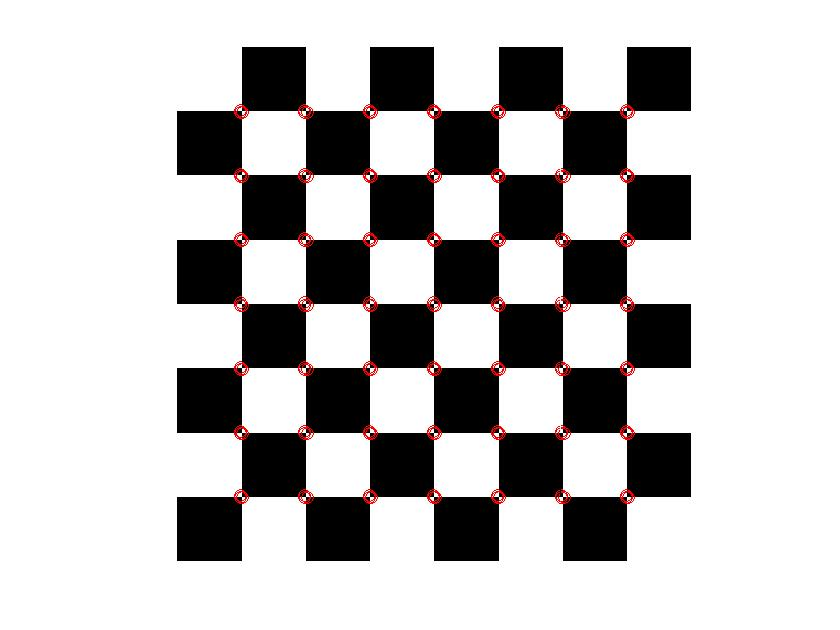
%> input picture lab7/checkboardresult.jpg, 840 x 630 px, given in place of checkboard.png, which was not available
$ octave Lab7.m   (GNU Octave 9; MATLAB toolbox functions it lacks are replaced by stand-ins)
%> lines starting %> are read from the running program, lines starting %| are printed output that depends on the picture; pictures that were not available may be replaced by others from this repository, and a replacement may not be noted
### lab7/Harris_corner_dectector.m
function [corner_x, corner_y] = Harris_corner_dectector(I, sigma1, sigma2, alpha, R_threshold)
%> called with sigma1 = 1, sigma2 = 2, alpha = 0.04, R_threshold = 5e-05


    hsize1 = 1 + (2 * ceil(sigma1 * 2));
    hsize2 = 1 + (2 * ceil(sigma2 * 2));

    %derivatives
    %x has 1 row 3 columns and y vice versa
    Dx = [1, 0, -1];
    Dy = [1; 0; -1];


    %gaussian kernerls
    gaussiankernel1 = fspecial('gaussian', hsize1, sigma1);
    gaussiankernel2 = fspecial('gaussian', hsize2, sigma2);

    filter = imfilter(I,gaussiankernel1 );
    figure, imshow(filter);
    imwrite(filter, "checkboardgaussian.jpg");

    %computing x-gradient and y-gradient through derivative of Gaussian
    Ix = imfilter(I, Dx, 'replicate');
    Ix = imfilter(Ix, gaussiankernel1, 'replicate');
    Iy = imfilter(I, Dy, 'replicate');
    Iy = imfilter(Iy, gaussiankernel1, 'replicate');

    figure, imshow(Ix +0.5);
        imwrite(Ix, 'checkboardIx.jpg');
    figure, imshow(Iy +0.5);
    imwrite(Ix, 'checkboardIy.jpg');

    %computing products of gradients
    Ixx = Ix .* Ix;
    Iyy = Iy .* Iy;
    Ixy = Ix .* Iy;
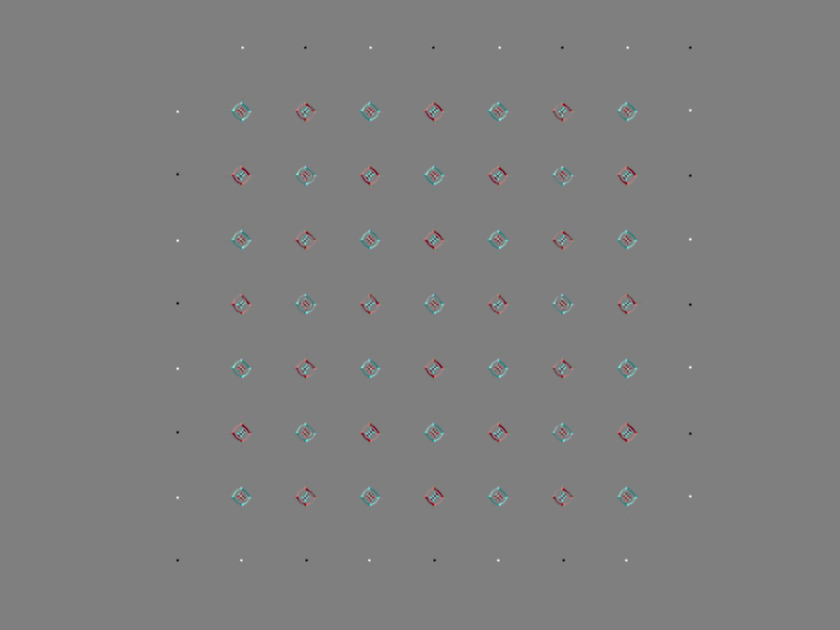
%> Ixy: size 630x840x3 double; mean R, G, B -6.5e-05, -5.91e-05, -3.37e-05; drawn with min black and max white


    %Gaussian filtering to compute sum of products of gradients
    Sxx = imfilter(Ixx, gaussiankernel2);
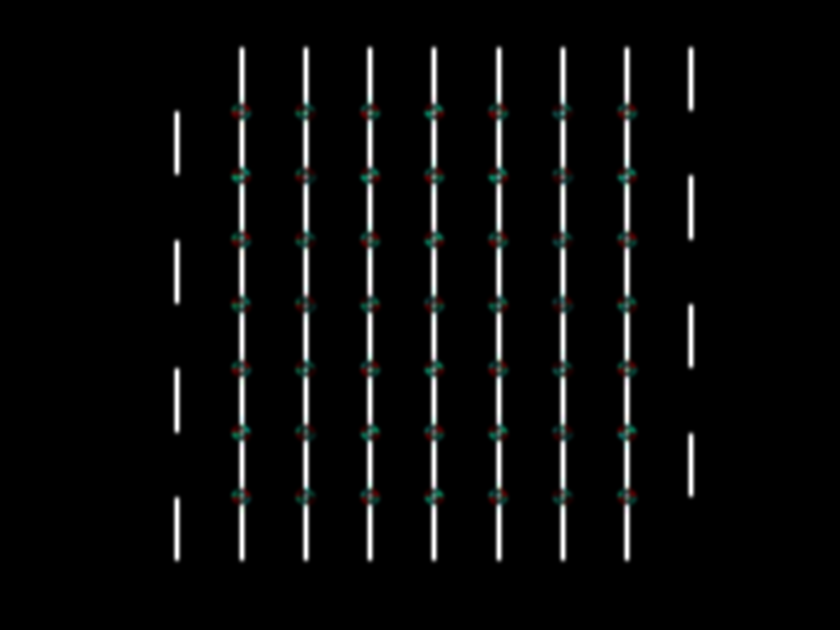
%> Sxx: size 630x840x3 double; mean R, G, B 0.00697, 0.00722, 0.00708; mean of the top-left, top-right, bottom-left and bottom-right quarters 0.00637, 0.00828, 0.00604, 0.00767; drawn with min black and max white
    Syy = imfilter(Iyy, gaussiankernel2);
    Sxy = imfilter(Ixy, gaussiankernel2);
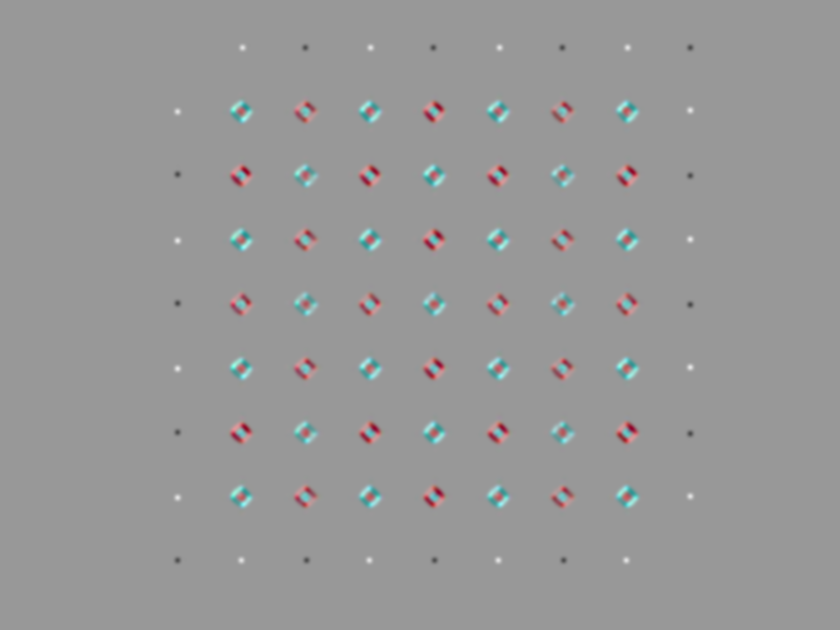
%> Sxy: size 630x840x3 double; mean R, G, B -6.5e-05, -5.91e-05, -3.37e-05; mean of the top-left, top-right, bottom-left and bottom-right quarters -4.23e-05, -8.75e-05, -1.94e-05, -6.12e-05; drawn with min black and max white


    %det(M) = ((Sxx .* Syy) - (Sxy .* Sxy)) and alpha(trace(M)^2 compute
    %corner response
     R = ((Sxx .* Syy) - (Sxy .* Sxy)) - alpha*((Sxx + Syy).^2);
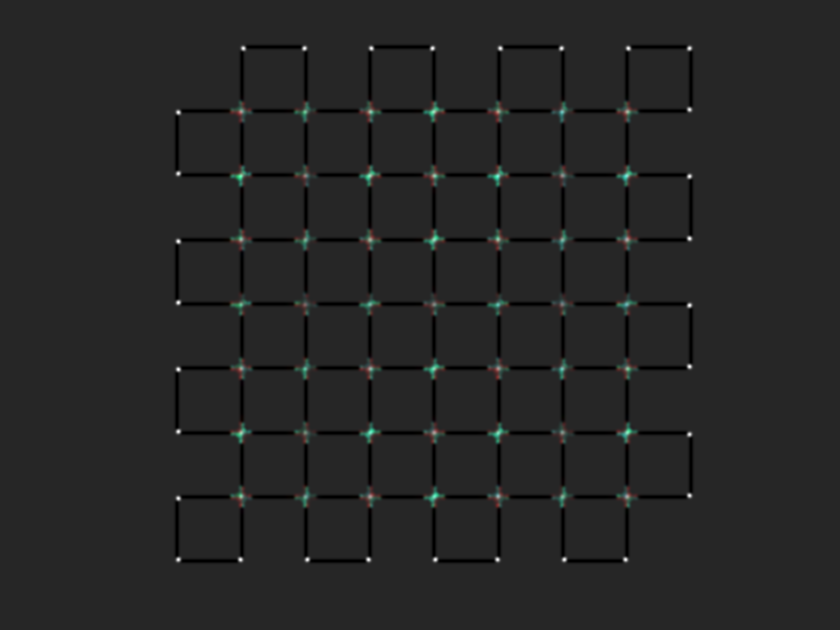
%> R: size 630x840x3 double; mean R, G, B -2.88e-05, -1.81e-05, -2.62e-05; drawn with min black and max white

   figure,  imagesc(R); colormap jet; colorbar; axis image;
%> after `axis image`:
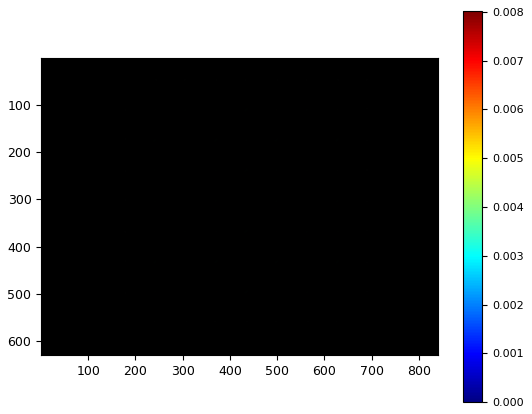
%> figure redrawn from the program's plot data
   saveas( imagesc(R),'checkboardcornerresponse.jpg')


     corner_map = R > R_threshold;

   figure,   imshow(corner_map);
   imwrite(corner_map, "checkboardcornermap.jpg");

     local_maxima = imregionalmax(R);
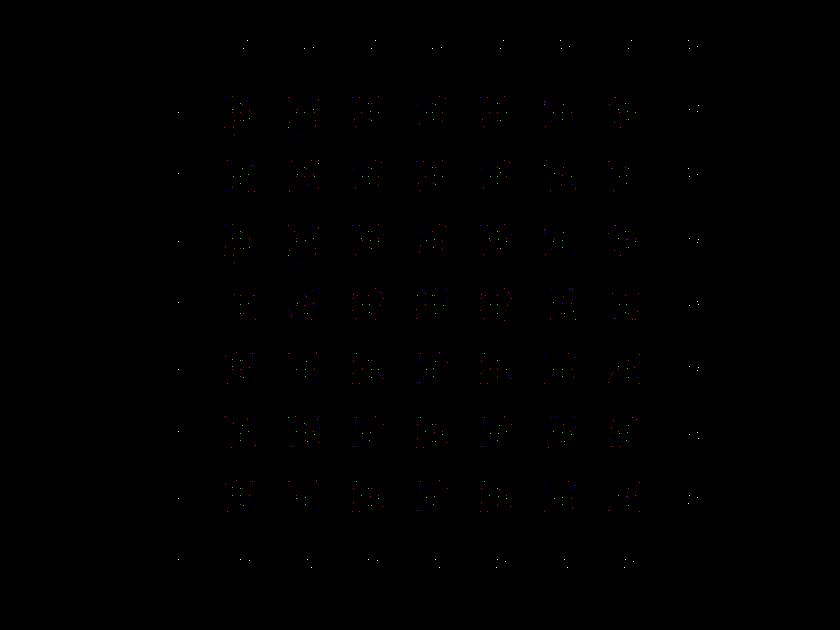
%> local_maxima: size 630x840x3 logical; mean R, G, B 0.00072, 0.000484, 0.000353

       imshow(local_maxima);
       imwrite(local_maxima,"checkboardlocalmaxima.jpg");
     final_corner_map = corner_map & local_maxima;

  figure,   imshow(final_corner_map);
   imwrite(final_corner_map, "checkboardfinalcornermap.jpg");

     [corner_y, corner_x] = find(final_corner_map);
%> corner_y = 392 values from 49 to 560; corner_x = 392 values from 179 to 2370


end

### lab7/Lab7.m

%parameters
sigma1 = 1;
sigma2 = 2;
alpha = 0.04;
R_threshold = 1e-5 * 5;

%img = 'baboon.png';
%img = 'cameraman.png';
img = 'checkboard.png';

I = im2double(imread(img));

[corner_x, corner_y] = Harris_corner_dectector(I, sigma1, sigma2, alpha, R_threshold);
%> corner_x = 392 values from 179 to 2370; corner_y = 392 values, max 560 at index 8, min 49 at index 23, mean 299.6

%visualize results
figure, imshow(I); hold on;
plot(corner_x, corner_y, 'ro');
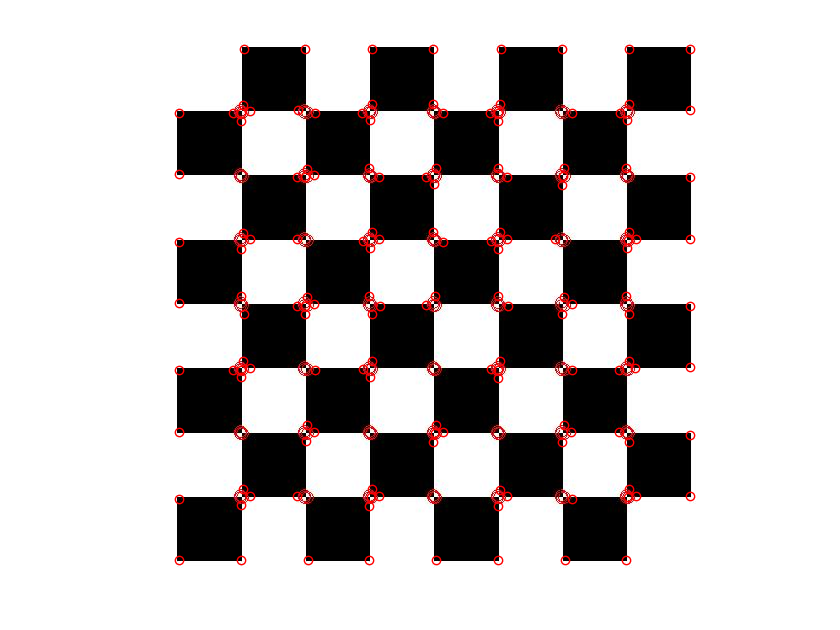
%> figure redrawn from the program's plot data

h = gcf; saveas(h, "checkboardresult.jpg");
